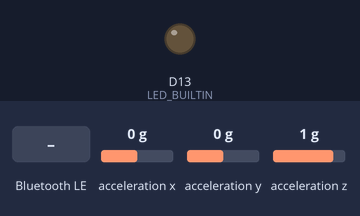
Bench run of a sketch on a simulated Arduino Nano 33 IoT. Parts: output pins drawn as LEDs (lit = HIGH). The test bench sets the inputs (shaded band); at power-on: acceleration x 0 g, acceleration y 0 g, acceleration z 1 g. Nothing arrives over Bluetooth unless stated; a phone connects over Bluetooth LE 3 s after start; what the sketch prints to the serial monitor is not drawn.

Above: at 3.9 s.
4.0 s: Bluetooth LE write "1" received
At 5.2 s:
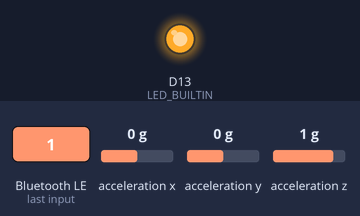
5.5 s: Bluetooth LE write "0" received
At 6.2 s:
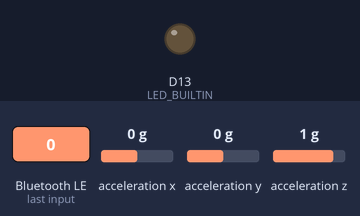
7.0 s: Bluetooth LE write "2" received
At 8.3 s:
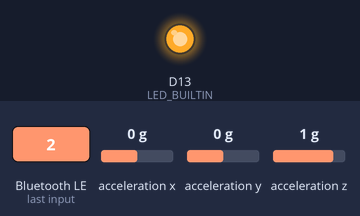
Timing chart, 0 to 10.0 s (numbered marks = the images above; inputs shaded):
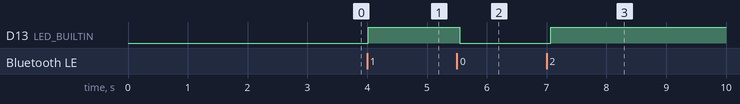

The sketch:

MotionBLE.ino
```cpp
#include <ArduinoBLE.h>
#include <Arduino_LSM6DSOX.h>

// Services and characteristics
BLEService ledService("cd48409a-f3cc-11ed-a05b-0242ac120003"); // Custom LED service
BLEByteCharacteristic ledStatusCharacteristic("cd48409b-f3cc-11ed-a05b-0242ac120003", BLEWrite);

BLEService accelerometerService("12345678-1234-5678-1234-56789abcdef0"); // Custom accelerometer service
BLECharacteristic accelerometerCharacteristic(
  "12345678-1234-5678-1234-56789abcdef1",
  BLERead | BLENotify,
  12 // 4 bytes por float * 3 eixos
);

void setup() {
  Serial.begin(9600);

  // LED pin initialization
  pinMode(LED_BUILTIN, OUTPUT);

  // while (!Serial);

  // Inicializa o acelerômetro
  if (!IMU.begin()) {
    Serial.println("Failed to initialize IMU!");
    while (1);
  }

  // Inicializa o módulo BLE
  if (!BLE.begin()) {
    Serial.println("Failed to initialize BLE module!");
    while (1);
  }

  // Configurações BLE
  BLE.setLocalName("AccelerometerLED_BLE");
  BLE.setAdvertisedService(ledService);

  // Adiciona características aos serviços
  ledService.addCharacteristic(ledStatusCharacteristic);
  accelerometerService.addCharacteristic(accelerometerCharacteristic);

  // Adiciona serviços à pilha BLE
  BLE.addService(ledService);
  BLE.addService(accelerometerService);

  // Inicia a publicidade BLE
  BLE.advertise();

  Serial.println("BLE device is now advertising...");

  Serial.print("Accelerometer sample rate = ");
  Serial.print(IMU.accelerationSampleRate());
  Serial.println(" Hz");
  Serial.println();
  Serial.println("Acceleration in g's");
  Serial.println("X\tY\tZ");
}

void loop() {
  // Verifica se há conexão com um dispositivo central
  BLEDevice central = BLE.central();

  if (central) {
    Serial.print("Connected to central: ");
    Serial.println(central.address());

    while (central.connected()) {
      // Controle do LED via BLE
      if (ledStatusCharacteristic.written()) {
        if (ledStatusCharacteristic.value()) {
          digitalWrite(LED_BUILTIN, HIGH);
          Serial.println("LED is ON");
        } else {
          digitalWrite(LED_BUILTIN, LOW);
          Serial.println("LED is OFF");
        }
      }

      // Leitura do acelerômetro
      if (IMU.accelerationAvailable()) {
        float x, y, z;
        IMU.readAcceleration(x, y, z);

        // Serial output
        Serial.print("X: ");
        Serial.print(x);
        Serial.print(" g, Y: ");
        Serial.print(y);
        Serial.print(" g, Z: ");
        Serial.println(z);

        // Prepara os dados do acelerômetro para envio
        float accelData[3] = {x, y, z};
        accelerometerCharacteristic.writeValue((byte *)accelData, sizeof(accelData));

        delay(100); // Envia dados a cada 100ms (ajustável)
      }
    }

    Serial.println("Disconnected from central.");
  }
}
```

Measured:
- after the input at 4.0 s, D13 (LED_BUILTIN): LOW → HIGH at once
- after the input at 5.5 s, D13 (LED_BUILTIN): HIGH → LOW at once
- after the input at 7.0 s, D13 (LED_BUILTIN): LOW → HIGH after 0.07 s
